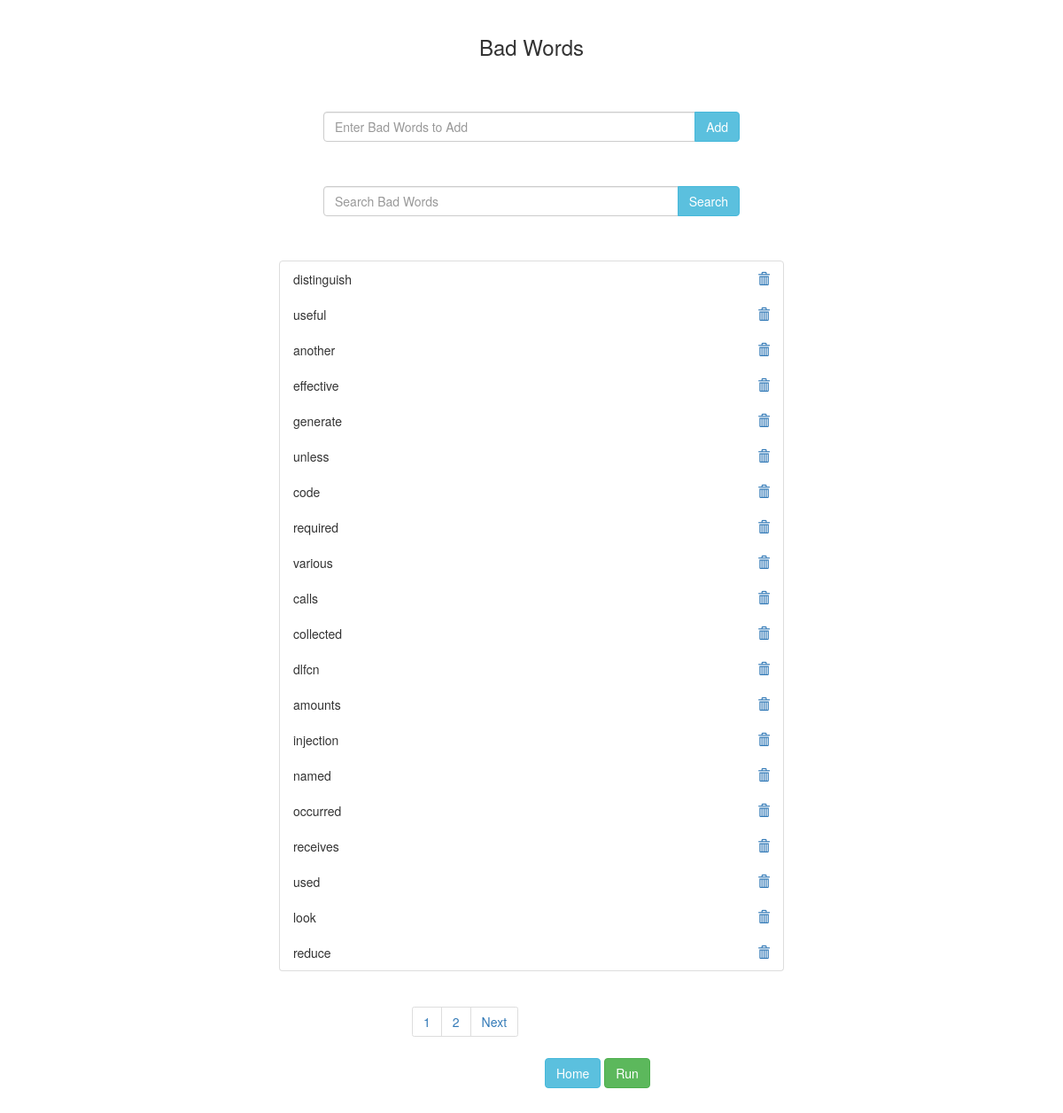
/badwords, run on the app's committed database.
### link/models.py (models this page shows, shortened)
class word(models.Model):
    name = models.CharField(max_length = 200)

### link/views.py (the view)
# urls.py: path('badwords',views.badwords,name = 'badwords'),
def badwords(request):
    try:
        add = request.GET["add"]
        if len(word.objects.filter(name=add.strip())) == 0:
            print("Doesnt Exist")
            it = word(name=add.strip())
            it.save()
            messages.info(request, "The word is added")
        else:
            messages.info(request, "The word exists")
    except:
        print()
    finally:
        words = word.objects.all()
        try:
            query = request.GET["searchb"]
            if query:
                words = words.filter(name = query.strip())
        except:
            print()
        paginator = Paginator(words,20)
        page_number = request.GET.get('page')
        word_obj = paginator.get_page(page_number)
        return render(request,'badwords.html',{'word_obj':word_obj})

### templates/badwords.html (shortened to what this page needs)
{% load static %}
<!DOCTYPE html>
<html lang="en" dir="ltr">
  <head>
    <link rel="stylesheet" href="https://stackpath.bootstrapcdn.com/bootstrap/4.4.1/css/bootstrap.min.css">
    <link rel="stylesheet" href="https://maxcdn.bootstrapcdn.com/bootstrap/3.4.1/css/bootstrap.min.css">
    <link rel="stylesheet" href="https://ajax.googleapis.com/ajax/libs/jqueryui/1.12.1/themes/smoothness/jquery-ui.css">
    <link rel="stylesheet" href="https://cdnjs.cloudflare.com/ajax/libs/jquery-autocomplete/1.0.7/jquery.auto-complete.min.css">
  </head>
  <body>
      <div id="app-layout-body" class="container-fluid body-content" style="width:50vw;">
        <br>
        <h3 style="text-align:center;">Bad Words</h3>
        <form style="padding:50px;">
          <div class="input-group">
            <input type="text" class="form-control" placeholder="Enter Bad Words to Add" name="add">
            <div class="input-group-btn">
              <button type="submit" class="btn btn-info">Add</button>
            </div>
          </div>
        </form>
        <form style="padding:50px;padding-top:0px;">
          <div class="input-group">
            <input type="text" class="form-control" placeholder="Search Bad Words" name="searchb" value="{{ request.GET.searchb }}">
            <div class="input-group-btn">
              <button type="submit" class="btn btn-info">Search</button>
            </div>
          </div>
        </form>
        <ul class="list-group">
          {% for obj in word_obj %}
            <li class="list-group-item d-flex justify-content-between align-items-center">
              {{obj.name}}
              <a href="{% url 'remove' obj.id %}">
                <span class="glyphicon glyphicon-trash"></span>
              </a>
            </li>
          {% endfor %}
        </ul>
        <nav aria-label="Page navigation example" style="padding-left: 150px;">
          <ul class="pagination">
            <li class="page-item"><a class="page-link" href="?page={{word_obj.number}}">{{word_obj.number}}</a></li>
            {% if word_obj.has_next %}
              <li class="page-item"><a class="page-link" href="?page={{word_obj.next_page_number}}">{{word_obj.next_page_number}}</a></li>
              <li class="page-item"><a class="page-link" href="?page={{word_obj.next_page_number}}">Next</a></li>
            {% endif %}
          </ul>
        </nav>
        <a href="/"><button type="button" class="btn btn-info" style="margin-left:300px;" >Home</button></a>
        <a href="run" id="my_form"><button type="button" class="btn btn-success">Run</button></a>
        <br>
        <br>
        <br>
        <br>
      </div>
  </body>
</html>

### data on the page
word: name "distinguish"
word: name "useful"
word: name "another"
word: name "effective"
word: name "generate"
word: name "unless"
word: name "code"
word: name "required"
word: name "various"
word: name "calls"
word: name "collected"
word: name "dlfcn"
word: name "amounts"
word: name "injection"
word: name "named"
word: name "occurred"
word: name "receives"
word: name "used"
word: name "look"
word: name "reduce"

### other printed values
{{ word_obj.number }} "1"
{{ word_obj.next_page_number }} "2"
